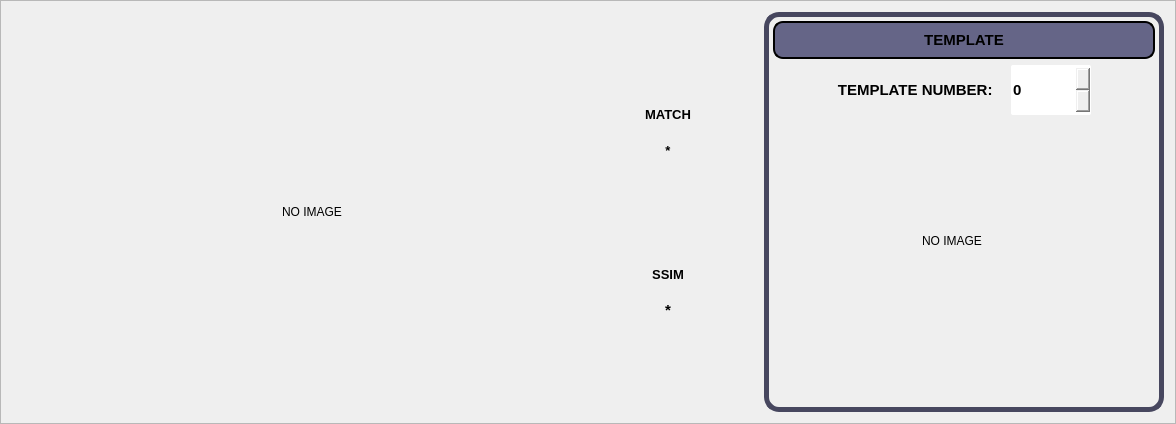
         <widget class="QFrame" name="frame_2">
          <property name="frameShape">
           <enum>QFrame::StyledPanel</enum>
          </property>
          <property name="frameShadow">
           <enum>QFrame::Raised</enum>
          </property>
          <layout class="QVBoxLayout" name="verticalLayout_5">
           <item>
            <layout class="QGridLayout" name="gridLayout_9">
             <item row="0" column="0">
              <widget class="QLabel" name="labelResult">
               <property name="minimumSize">
                <size>
                 <width>600</width>
                 <height>400</height>
                </size>
               </property>
               <property name="maximumSize">
                <size>
                 <width>600</width>
                 <height>400</height>
                </size>
               </property>
               <property name="text">
                <string>NO IMAGE</string>
               </property>
               <property name="scaledContents">
                <bool>true</bool>
               </property>
               <property name="alignment">
                <set>Qt::AlignCenter</set>
               </property>
               <property name="wordWrap">
                <bool>true</bool>
               </property>
              </widget>
             </item>
             <item row="0" column="3">
              <widget class="QWidget" name="widgetPLCHaberlesmecode_2" native="true">
               <property name="sizePolicy">
                <sizepolicy hsizetype="Expanding" vsizetype="Expanding">
                 <horstretch>0</horstretch>
                 <verstretch>0</verstretch>
                </sizepolicy>
               </property>
               <property name="minimumSize">
                <size>
                 <width>400</width>
                 <height>300</height>
                </size>
               </property>
               <property name="maximumSize">
                <size>
                 <width>400</width>
                 <height>16777215</height>
                </size>
               </property>
               <property name="styleSheet">
                <string notr="true">border: 5px solid  rgb(71, 71, 95);
border-radius:15px;</string>
               </property>
               <layout class="QVBoxLayout" name="verticalLayout_14">
                <item>
                 <widget class="QLabel" name="label_17">
                  <property name="minimumSize">
                   <size>
                    <width>0</width>
                    <height>38</height>
                   </size>
                  </property>
                  <property name="maximumSize">
                   <size>
                    <width>16777215</width>
                    <height>38</height>
                   </size>
                  </property>
                  <property name="font">
                   <font>
                    <pointsize>11</pointsize>
                    <weight>75</weight>
                    <bold>true</bold>
                   </font>
                  </property>
                  <property name="styleSheet">
                   <string notr="true">QLabel{
	background-color: rgb(101, 101, 135);
	border: 2px solid;
	border-radius: 10px;
}</string>
                  </property>
                  <property name="text">
                   <string>TEMPLATE</string>
                  </property>
                  <property name="alignment">
                   <set>Qt::AlignCenter</set>
                  </property>
                 </widget>
                </item>
                <item>
                 <layout class="QGridLayout" name="gridLayout_6">
                  <item row="1" column="1">
                   <widget class="QLabel" name="labelCurrentTemplate">
                    <property name="minimumSize">
                     <size>
                      <width>300</width>
                      <height>240</height>
                     </size>
                    </property>
                    <property name="maximumSize">
                     <size>
                      <width>300</width>
                      <height>240</height>
                     </size>
                    </property>
                    <property name="styleSheet">
                     <string notr="true">border:none;</string>
                    </property>
                    <property name="text">
                     <string>NO IMAGE</string>
                    </property>
                    <property name="scaledContents">
                     <bool>true</bool>
                    </property>
                    <property name="alignment">
                     <set>Qt::AlignCenter</set>
                    </property>
                    <property name="wordWrap">
                     <bool>true</bool>
                    </property>
                   </widget>
                  </item>
                  <item row="1" column="2">
                   <spacer name="horizontalSpacer_7">
                    <property name="orientation">
                     <enum>Qt::Horizontal</enum>
                    </property>
                    <property name="sizeHint" stdset="0">
                     <size>
                      <width>40</width>
                      <height>20</height>
                     </size>
                    </property>
                   </spacer>
                  </item>
                  <item row="0" column="1">
                   <layout class="QHBoxLayout" name="horizontalLayout_7">
                    <item>
                     <spacer name="horizontalSpacer_10">
                      <property name="orientation">
                       <enum>Qt::Horizontal</enum>
                      </property>
                      <property name="sizeHint" stdset="0">
                       <size>
                        <width>40</width>
                        <height>20</height>
                       </size>
                      </property>
                     </spacer>
                    </item>
                    <item>
                     <widget class="QLabel" name="label_14">
                      <property name="minimumSize">
                       <size>
                        <width>0</width>
                        <height>30</height>
                       </size>
                      </property>
                      <property name="maximumSize">
                       <size>
                        <width>200</width>
                        <height>30</height>
                       </size>
                      </property>
                      <property name="font">
                       <font>
                        <pointsize>11</pointsize>
                        <weight>75</weight>
                        <bold>true</bold>
                       </font>
                      </property>
                      <property name="styleSheet">
                       <string notr="true">border:none;</string>
                      </property>
                      <property name="text">
                       <string>TEMPLATE NUMBER:   </string>
                      </property>
                      <property name="alignment">
                       <set>Qt::AlignRight|Qt::AlignTrailing|Qt::AlignVCenter</set>
                      </property>
                     </widget>
                    </item>
                    <item>
                     <widget class="QSpinBox" name="spinBoxTemplateNumber">
                      <property name="minimumSize">
                       <size>
                        <width>80</width>
                        <height>50</height>
                       </size>
                      </property>
                      <property name="maximumSize">
                       <size>
                        <width>100</width>
                        <height>16777215</height>
                       </size>
                      </property>
                      <property name="font">
                       <font>
                        <pointsize>11</pointsize>
                        <weight>75</weight>
                        <bold>true</bold>
                       </font>
                      </property>
                      <property name="styleSheet">
                       <string notr="true">border:none;
border-radius:2px;</string>
                      </property>
                     </widget>
                    </item>
                    <item>
                     <spacer name="horizontalSpacer_5">
                      <property name="orientation">
                       <enum>Qt::Horizontal</enum>
                      </property>
                      <property name="sizeHint" stdset="0">
                       <size>
                        <width>40</width>
                        <height>20</height>
                       </size>
                      </property>
                     </spacer>
                    </item>
                   </layout>
                  </item>
                  <item row="1" column="0">
                   <spacer name="horizontalSpacer_6">
                    <property name="orientation">
                     <enum>Qt::Horizontal</enum>
                    </property>
                    <property name="sizeHint" stdset="0">
                     <size>
                      <width>40</width>
                      <height>20</height>
                     </size>
                    </property>
                   </spacer>
                  </item>
                  <item row="2" column="1">
                   <spacer name="verticalSpacer_4">
                    <property name="orientation">
                     <enum>Qt::Vertical</enum>
                    </property>
                    <property name="sizeHint" stdset="0">
                     <size>
                      <width>20</width>
                      <height>40</height>
                     </size>
                    </property>
                   </spacer>
                  </item>
                 </layout>
                </item>
               </layout>
              </widget>
             </item>
             <item row="0" column="1">
              <layout class="QGridLayout" name="gridLayout_11">
               <item row="0" column="0">
                <spacer name="verticalSpacer_2">
                 <property name="orientation">
                  <enum>Qt::Vertical</enum>
                 </property>
                 <property name="sizeHint" stdset="0">
                  <size>
                   <width>20</width>
                   <height>40</height>
                  </size>
                 </property>
                </spacer>
               </item>
               <item row="8" column="0">
                <spacer name="verticalSpacer_5">
                 <property name="orientation">
                  <enum>Qt::Vertical</enum>
                 </property>
                 <property name="sizeHint" stdset="0">
                  <size>
                   <width>20</width>
                   <height>40</height>
                  </size>
                 </property>
                </spacer>
               </item>
               <item row="5" column="0">
                <widget class="QLabel" name="labelSSIMScore">
                 <property name="minimumSize">
                  <size>
                   <width>100</width>
                   <height>30</height>
                  </size>
                 </property>
                 <property name="maximumSize">
                  <size>
                   <width>16777215</width>
                   <height>35</height>
                  </size>
                 </property>
                 <property name="font">
                  <font>
                   <pointsize>11</pointsize>
                   <weight>75</weight>
                   <bold>true</bold>
                  </font>
                 </property>
                 <property name="styleSheet">
                  <string notr="true">border:none;
</string>
                 </property>
                 <property name="text">
                  <string>*</string>
                 </property>
                 <property name="alignment">
                  <set>Qt::AlignCenter</set>
                 </property>
                </widget>
               </item>
               <item row="1" column="0">
                <widget class="QLabel" name="label_16">
                 <property name="minimumSize">
                  <size>
                   <width>100</width>
                   <height>30</height>
                  </size>
                 </property>
                 <property name="maximumSize">
                  <size>
                   <width>100</width>
                   <height>16777215</height>
                  </size>
                 </property>
                 <property name="font">
                  <font>
                   <pointsize>10</pointsize>
                   <weight>75</weight>
                   <bold>true</bold>
                  </font>
                 </property>
                 <property name="styleSheet">
                  <string notr="true">border:none;
</string>
                 </property>
                 <property name="text">
                  <string>MATCH</string>
                 </property>
                 <property name="alignment">
                  <set>Qt::AlignCenter</set>
                 </property>
                </widget>
               </item>
               <item row="2" column="0">
                <widget class="QLabel" name="labelMatchCount">
                 <property name="minimumSize">
                  <size>
                   <width>0</width>
                   <height>30</height>
                  </size>
                 </property>
                 <property name="font">
                  <font>
                   <pointsize>10</pointsize>
                   <weight>75</weight>
                   <bold>true</bold>
                  </font>
                 </property>
                 <property name="styleSheet">
                  <string notr="true">border:none;</string>
                 </property>
                 <property name="text">
                  <string>*</string>
                 </property>
                 <property name="alignment">
                  <set>Qt::AlignCenter</set>
                 </property>
                </widget>
               </item>
               <item row="4" column="0">
                <widget class="QLabel" name="label_22">
                 <property name="minimumSize">
                  <size>
                   <width>100</width>
                   <height>30</height>
                  </size>
                 </property>
                 <property name="maximumSize">
                  <size>
                   <width>16777215</width>
                   <height>35</height>
                  </size>
                 </property>
                 <property name="font">
                  <font>
                   <pointsize>10</pointsize>
                   <weight>75</weight>
                   <bold>true</bold>
                  </font>
                 </property>
                 <property name="styleSheet">
                  <string notr="true">border:none;</string>
                 </property>
                 <property name="text">
                  <string>SSIM</string>
                 </property>
                 <property name="alignment">
                  <set>Qt::AlignCenter</set>
                 </property>
                </widget>
               </item>
               <item row="3" column="0">
                <spacer name="verticalSpacer_8">
                 <property name="orientation">
                  <enum>Qt::Vertical</enum>
                 </property>
                 <property name="sizeHint" stdset="0">
                  <size>
                   <width>20</width>
                   <height>40</height>
                  </size>
                 </property>
                </spacer>
               </item>
              </layout>
             </item>
             <item row="0" column="2">
              <spacer name="horizontalSpacer_3">
               <property name="orientation">
                <enum>Qt::Horizontal</enum>
               </property>
               <property name="sizeHint" stdset="0">
                <size>
                 <width>40</width>
                 <height>20</height>
                </size>
               </property>
              </spacer>
             </item>
            </layout>
           </item>
          </layout>
         </widget>
